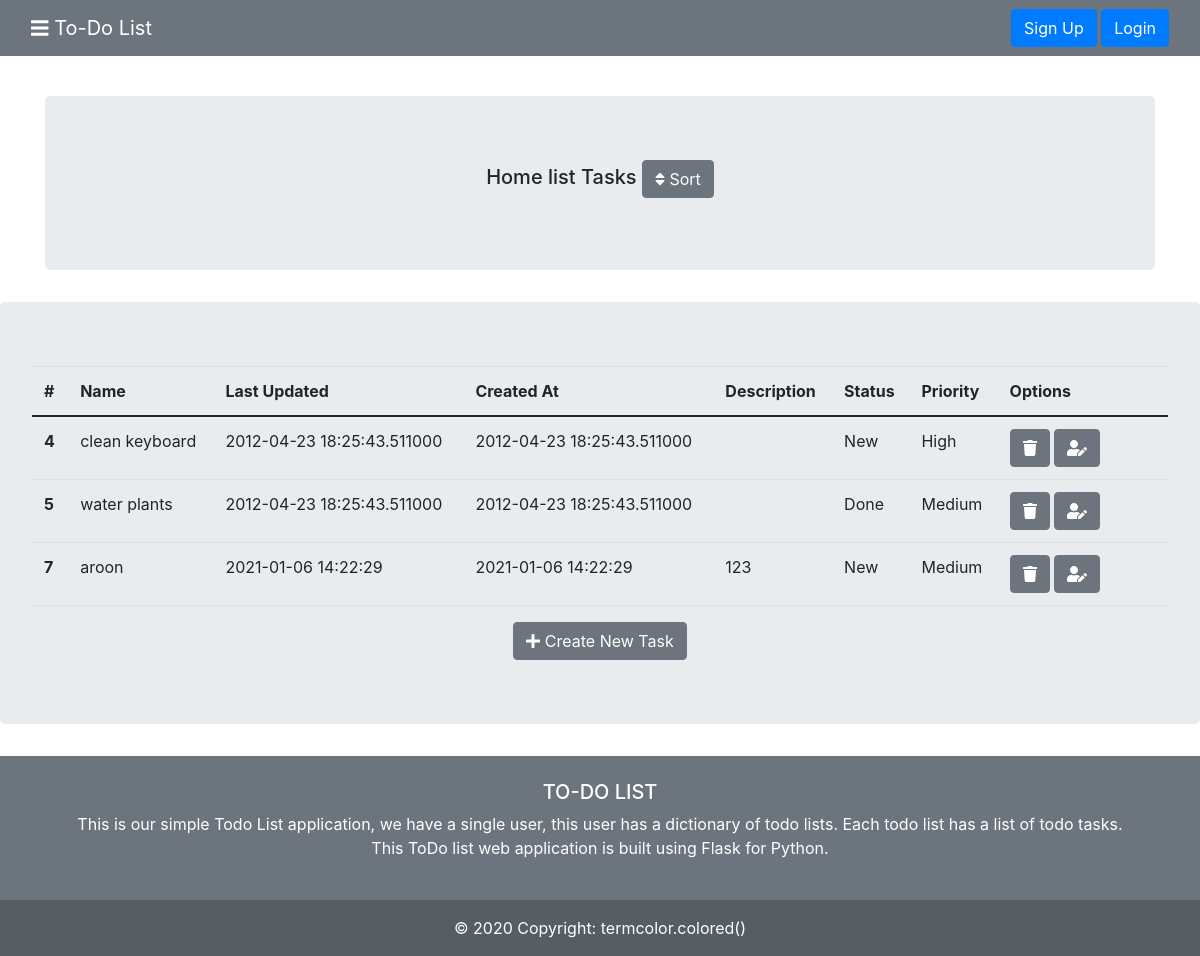
Before: /tasks/2 with the older database file.
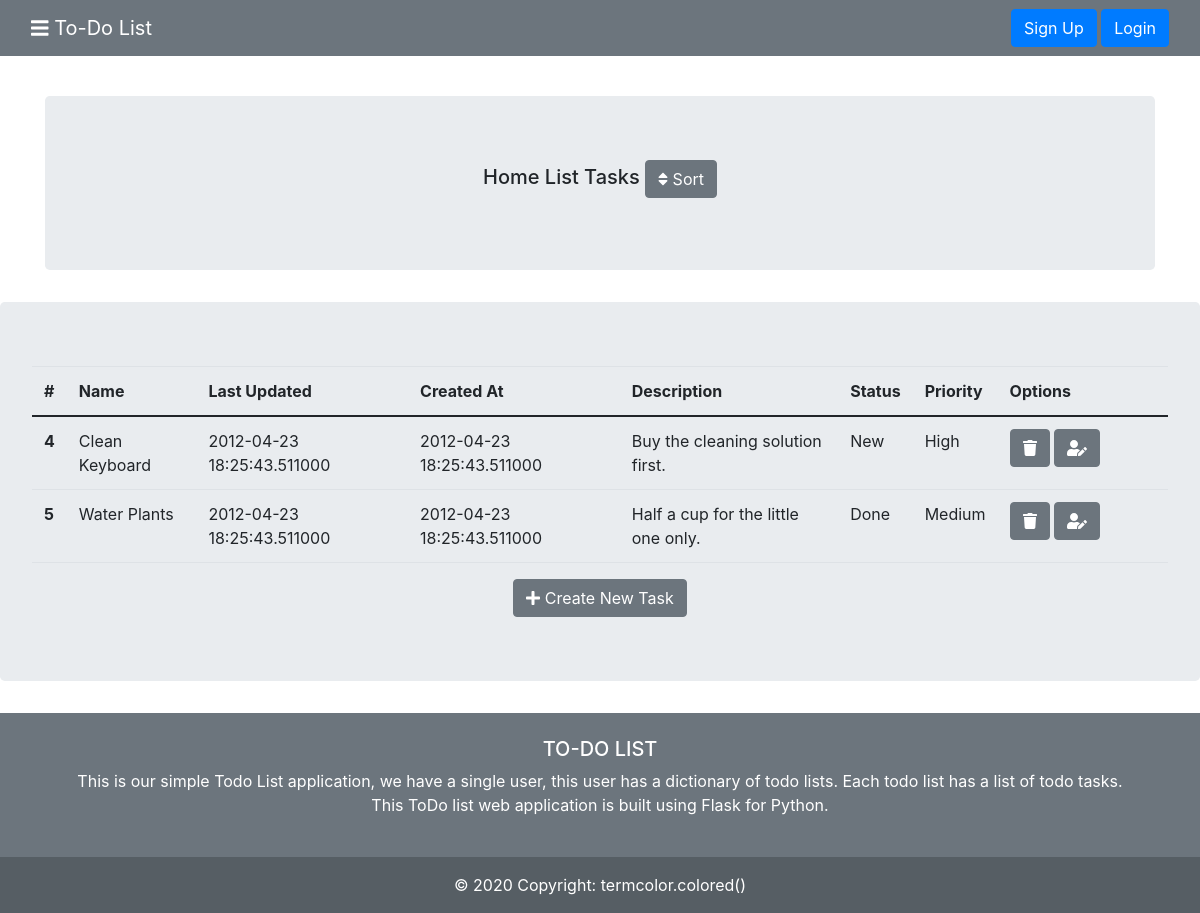
After: the same page with the newer database file.
### tables this page shows
CREATE TABLE "taskslist" (
	"id"	INTEGER ,
	"name"	TEXT NOT NULL ,
    "last_updated"	TIMESTAMP NOT NULL DEFAULT CURRENT_TIMESTAMP,
	"created_at"	TIMESTAMP NOT NULL DEFAULT CURRENT_TIMESTAMP,
	PRIMARY KEY("id" AUTOINCREMENT)
);

CREATE TABLE "tasks" (
	"id"	INTEGER,
	"name"	TEXT NOT NULL UNIQUE,
	"last_updated"	TIMESTAMP NOT NULL DEFAULT CURRENT_TIMESTAMP,
	"created_at"	TIMESTAMP NOT NULL DEFAULT CURRENT_TIMESTAMP,
	"status"	TEXT,
	"priority"	TEXT,
    "description" TEXT,
	"taskslist_id"	INTEGER NOT NULL,
	FOREIGN KEY("taskslist_id") REFERENCES "taskslist"("id"),
	PRIMARY KEY("id" AUTOINCREMENT)
);

### to_do_tasks/blueprints/tasks.py (the view)
@tasks_bp.route("/tasks/<int:list_index>")
def tasks_(list_index):
    db = get_db()
    tasklist = db.execute(f"SELECT * FROM taskslist WHERE id = {list_index}").fetchone()
    tasks = db.execute(f"SELECT * FROM tasks WHERE taskslist_id = {list_index}").fetchall()
    return render_template("tasks/tasks.html", tasklist = tasklist, tasks = tasks, list_index = list_index)

### to_do_tasks/db.py (called while the page is built)
def get_db():
    if 'db' not in g:
        g.db = sqlite3.connect(
            current_app.config['DATABASE'],
            detect_types=sqlite3.PARSE_DECLTYPES
        )
        g.db.row_factory = sqlite3.Row
    return g.db

### to_do_tasks/templates/tasks/tasks.html (shortened to what this page needs)
{% extends 'base.html' %}
{% block content %}
<div class="container">
    <br>
    <center>
        <div class="jumbotron mt-3">
            <div>
                <h5>{{tasklist['name']}} Tasks <a href="/sorttask/{{list_index}}" class="btn btn-secondary" type="submit" role="button"><i
                            class="fas fa-sort"></i>
                        Sort </a></h5>
            </div>
    </center>
</div>
<div class="jumbotron mt-3">
    <table class="table">
        <thead>
            <tr>
                <th scope="col">#</th>
                <th scope="col">Name</th>
                <th scope="col">Last Updated</th>
                <th scope="col">Created At</th>
                <th scope="col">Description</th>
                <th scope="col">Status</th>
                <th scope="col">Priority</th>
                <th scope="col" style="width: 15%;">Options</th>
            </tr>
        </thead>
        <tbody>
            {% for task in tasks %}
            <tr>
                <th scope="row">{{task['id']}}</th>
                <td>{{task['name']}}</td>
                <td>{{task['last_updated']}}</td>
                <td>{{task['created_at']}}</td>
                <td>{{task['description']}}</td>
                <td>{{task['status']}}</td>
                <td>{{task['priority']}}</td>
                <td> <a href="/deletetask/{{task['id']}}" class="btn btn-secondary" title="Delete" type="submit"
                        role="button"><i class="fas fa-trash"></i></a>
                    <a href="/edittask/{{task['id']}}" class="btn btn-secondary" title="Edit" type="submit"
                        role="button"><i class="fas fa-user-edit"></i></a>
                </td>
            </tr>
            {% endfor %}
        </tbody>
    </table>
    <center>
        <a href="/createtask/{{list_index}}" class="btn btn-secondary" type="submit" role="button"><i
                class="fas fa-plus"></i>
            Create New
            Task</a>
    </center>
</div>
{% endblock %}

Changed rows visible on the page:
removed tasks: id "7", name "aroon", last_updated "2021-01-06 14:22:29", created_at "2021-01-06 14:22:29", description "123", status "New", priority "Medium"
changed taskslist: name "Home list" → "Home List"
changed tasks "New": name "clean keyboard" → "Clean Keyboard"; description (not shown) → "Buy the cleaning solution first."
changed tasks "Done": name "water plants" → "Water Plants"; description (not shown) → "Half a cup for the little one only."
